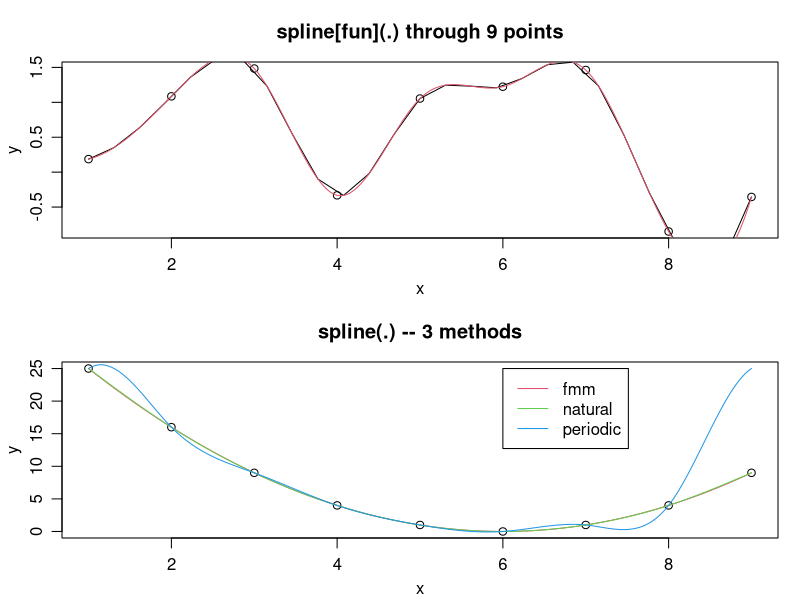
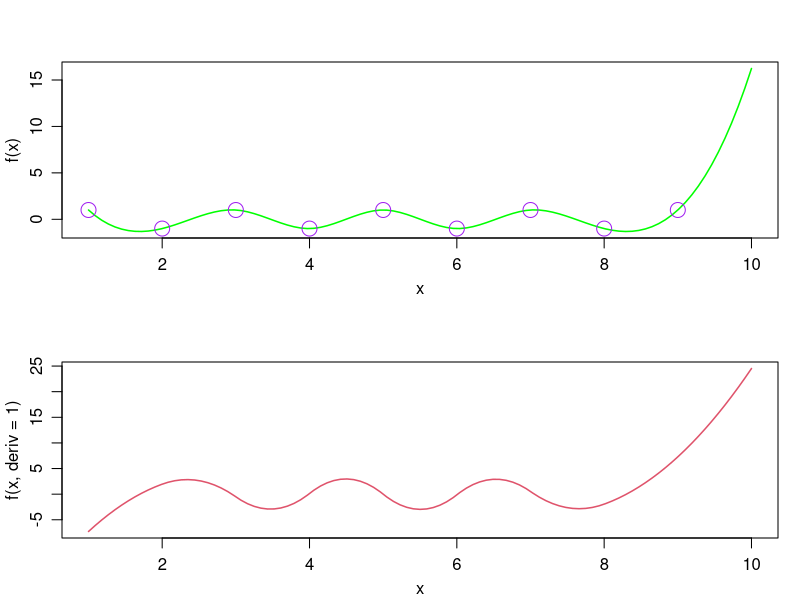
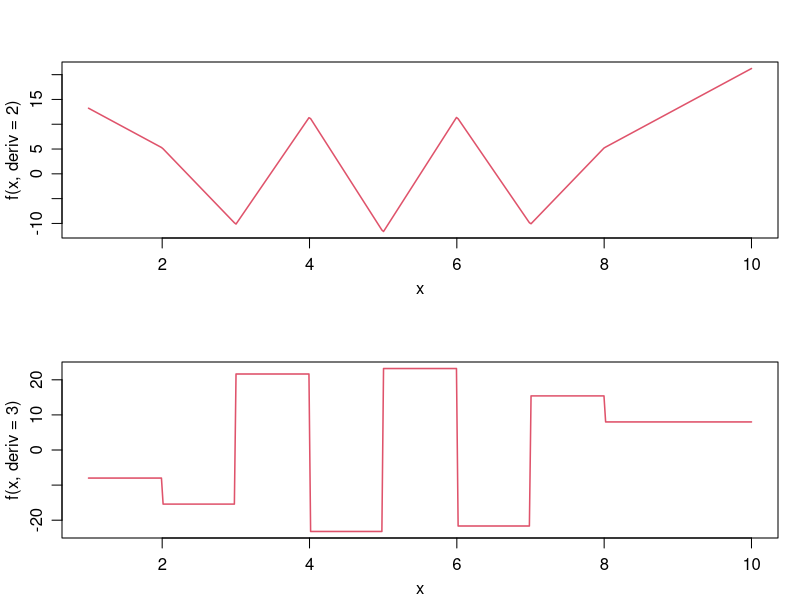
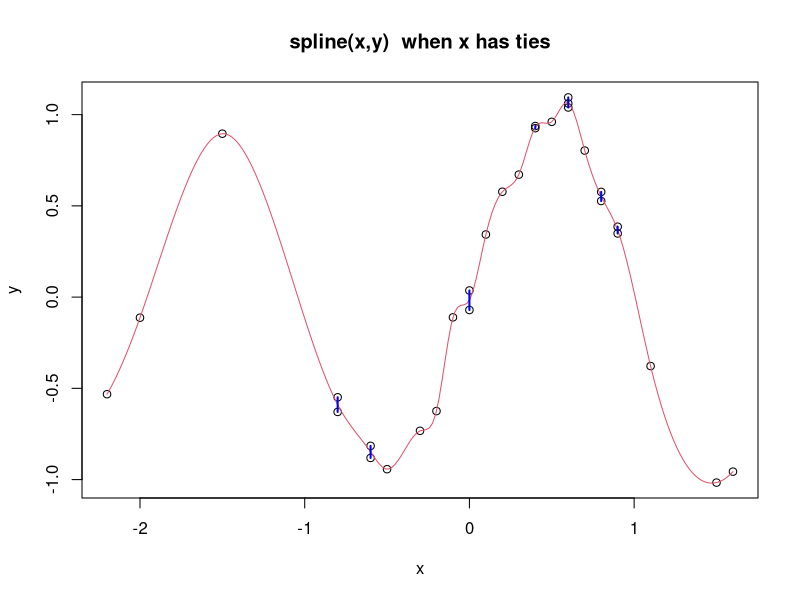
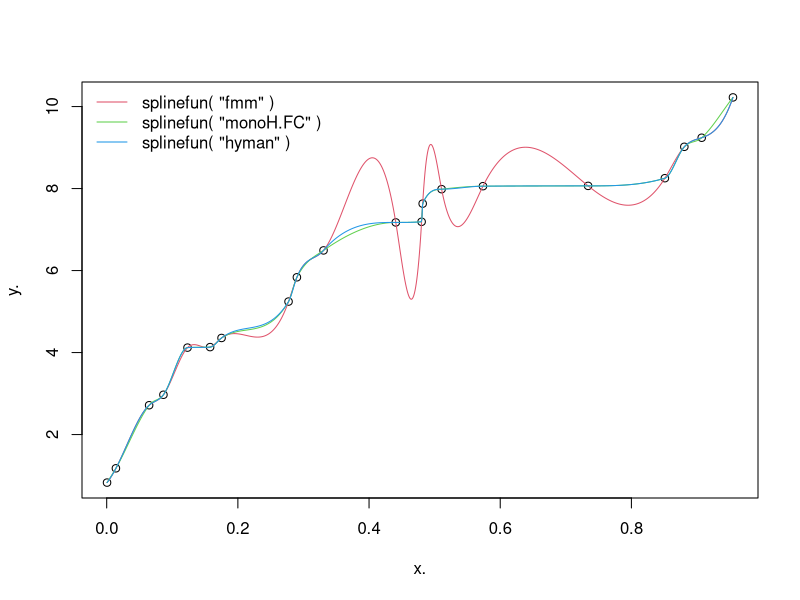
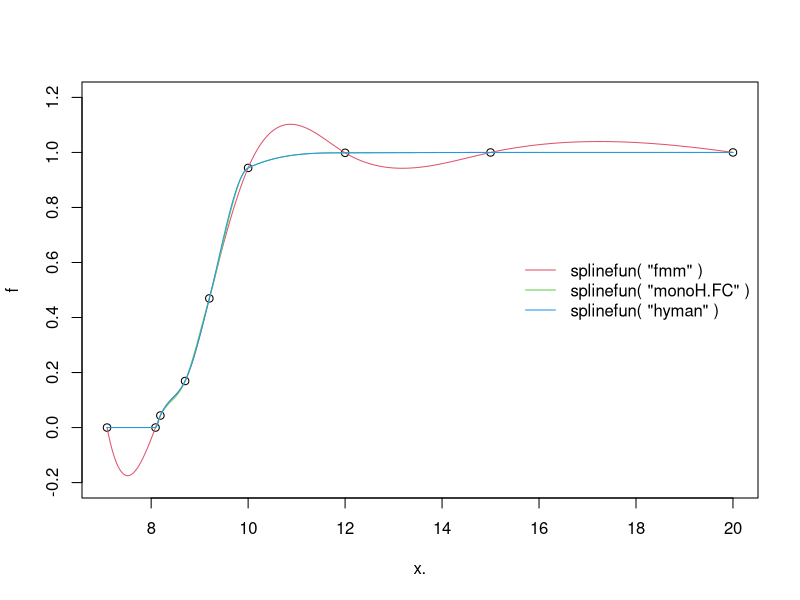
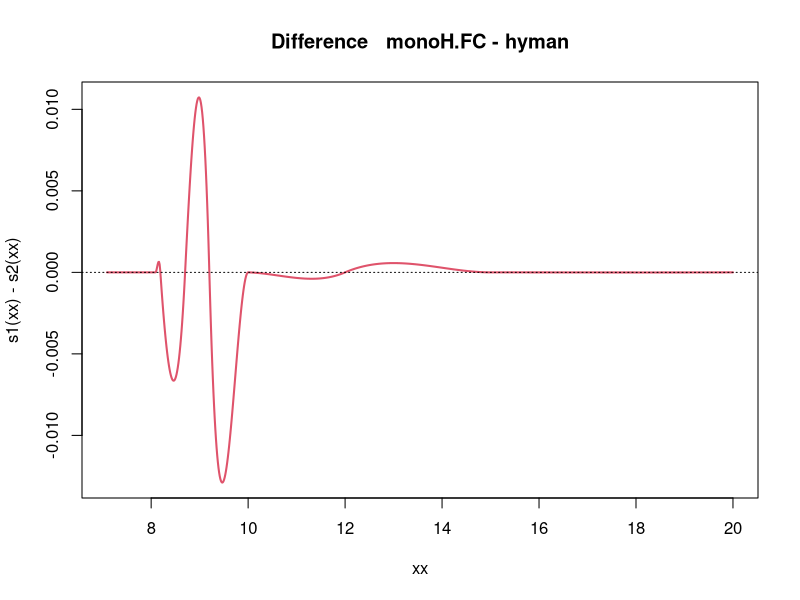
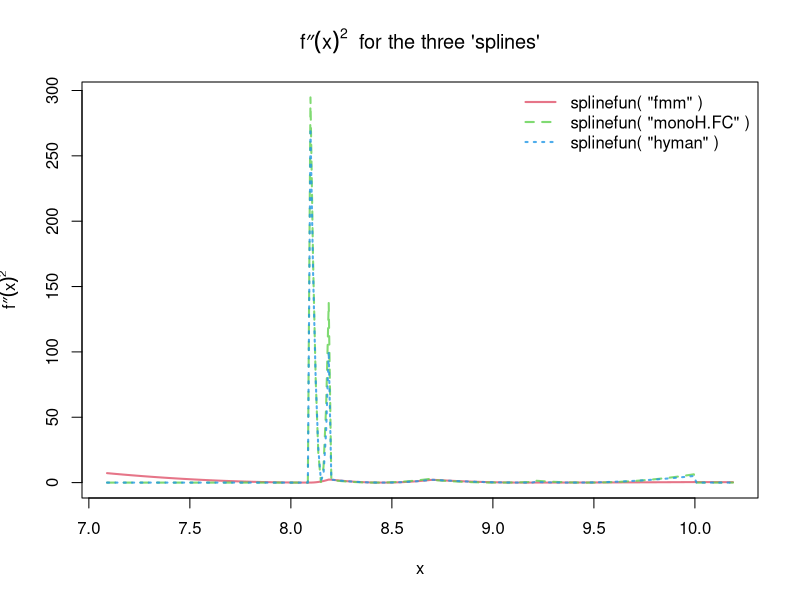

The R source for these figures, in order:
#splines2

require(graphics)

op <- par(mfrow = c(2,1), mgp = c(2,.8,0), mar = 0.1+c(3,3,3,1))
n <- 9
x <- 1:n
y <- rnorm(n)
plot(x, y, main = paste("spline[fun](.) through", n, "points"))
lines(spline(x, y))
lines(spline(x, y, n = 201), col = 2)

y <- (x-6)^2
plot(x, y, main = "spline(.) -- 3 methods")
lines(spline(x, y, n = 201), col = 2)
lines(spline(x, y, n = 201, method = "natural"), col = 3)
lines(spline(x, y, n = 201, method = "periodic"), col = 4)
legend(6, 25, c("fmm","natural","periodic"), col = 2:4, lty = 1)

y <- sin((x-0.5)*pi)
f <- splinefun(x, y)
ls(envir = environment(f))
splinecoef <- get("z", envir = environment(f))
curve(f(x), 1, 10, col = "green", lwd = 1.5)
points(splinecoef, col = "purple", cex = 2)
curve(f(x, deriv = 1), 1, 10, col = 2, lwd = 1.5)
curve(f(x, deriv = 2), 1, 10, col = 2, lwd = 1.5, n = 401)
curve(f(x, deriv = 3), 1, 10, col = 2, lwd = 1.5, n = 401)
par(op)


.x <- splinecoef$x
u <- seq(3, 6, by = 0.25)
(ii <- findInterval(u, .x))
dx <- u - .x[ii]
f.u <- with(splinecoef,
            y[ii] + dx*(b[ii] + dx*(c[ii] + dx* d[ii])))
stopifnot(all.equal(f(u), f.u))


set.seed(1); x <- round(rnorm(30), 1); y <- sin(pi * x) + rnorm(30)/10
plot(x, y, main = "spline(x,y)  when x has ties")
lines(spline(x, y, n = 201), col = 2)
tx <- table(x); mx <- as.numeric(names(tx[tx > 1]))
ry <- matrix(unlist(tapply(y, match(x, mx), range, simplify = FALSE)),
             ncol = 2, byrow = TRUE)
segments(mx, ry[, 1], mx, ry[, 2], col = "blue", lwd = 2)

n <- 20
set.seed(11)
x. <- sort(runif(n)) ; y. <- cumsum(abs(rnorm(n)))
plot(x., y.)
curve(splinefun(x., y.)(x), add = TRUE, col = 2, n = 1001)
curve(splinefun(x., y., method = "monoH.FC")(x), add = TRUE, col = 3, n = 1001)
curve(splinefun(x., y., method = "hyman")   (x), add = TRUE, col = 4, n = 1001)
legend("topleft",
       paste0("splinefun( \"", c("fmm", "monoH.FC", "hyman"), "\" )"),
       col = 2:4, lty = 1, bty = "n")


x. <- c(7.09, 8.09, 8.19, 8.7, 9.2, 10, 12, 15, 20)
f <- c(0, 2.76429e-5, 4.37498e-2, 0.169183, 0.469428, 0.943740,
       0.998636, 0.999919, 0.999994)
s0 <- splinefun(x., f)
s1 <- splinefun(x., f, method = "monoH.FC")
s2 <- splinefun(x., f, method = "hyman")
plot(x., f, ylim = c(-0.2, 1.2))
curve(s0(x), add = TRUE, col = 2, n = 1001) -> m0
curve(s1(x), add = TRUE, col = 3, n = 1001)
curve(s2(x), add = TRUE, col = 4, n = 1001)
legend("right",
       paste0("splinefun( \"", c("fmm", "monoH.FC", "hyman"), "\" )"),
       col = 2:4, lty = 1, bty = "n")

xx <- m0$x
plot(xx, s1(xx) - s2(xx), type = "l",  col = 2, lwd = 2,
     main = "Difference   monoH.FC - hyman"); abline(h = 0, lty = 3)

x <- xx[xx < 10.2] 
ccol <- adjustcolor(2:4, 0.8)
matplot(x, cbind(s0(x, deriv = 2), s1(x, deriv = 2), s2(x, deriv = 2))^2,
        lwd = 2, col = ccol, type = "l", ylab = quote({{f*second}(x)}^2),
        main = expression({{f*second}(x)}^2 ~" for the three 'splines'"))
legend("topright",
       paste0("splinefun( \"", c("fmm", "monoH.FC", "hyman"), "\" )"),
       lwd = 2, col  =  ccol, lty = 1:3, bty = "n")